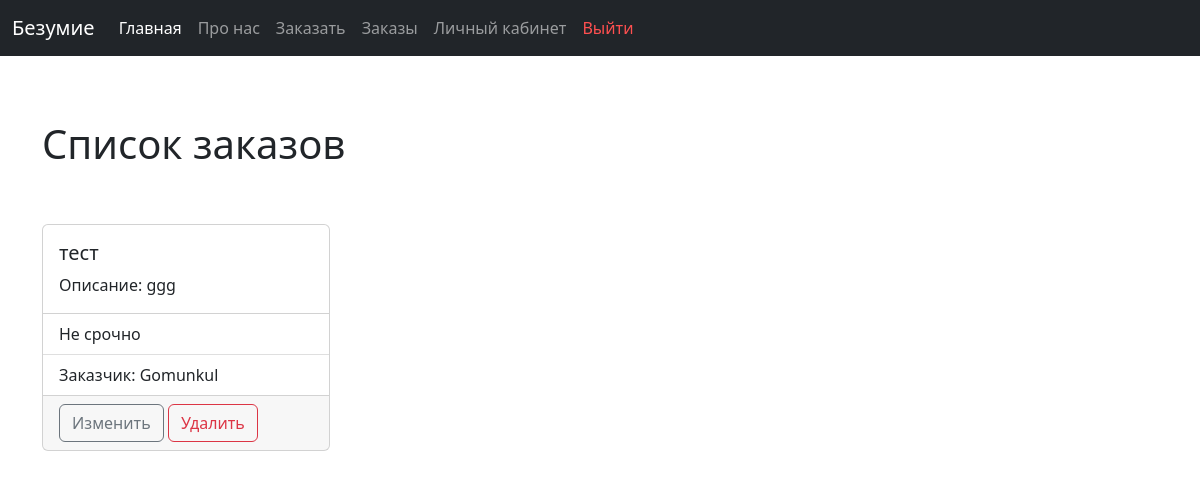
The app's page /order_list (signed in), older data.
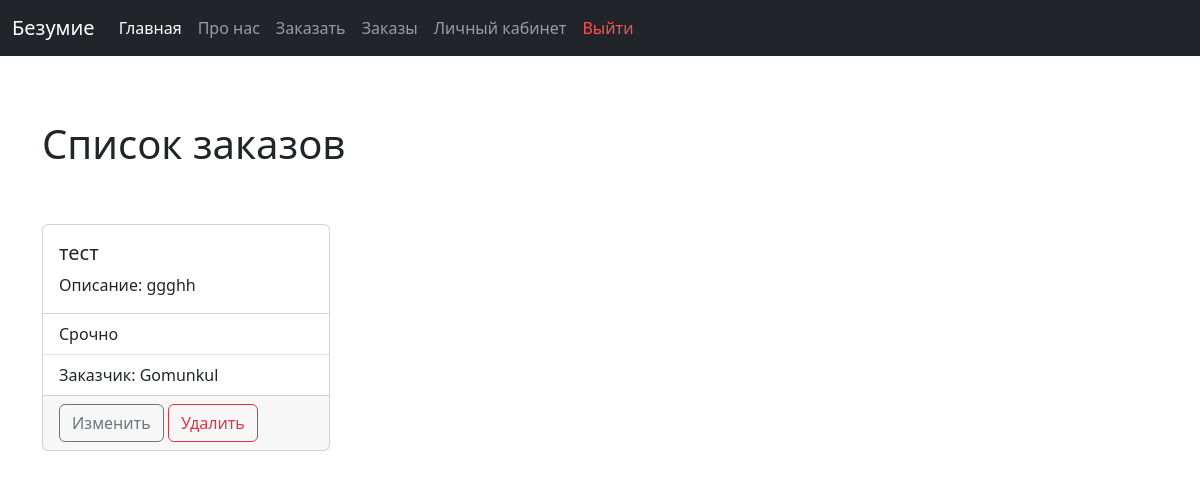
The same page, newer data.
### main/models.py (models this page shows)
class SiteOrder(models.Model):
    site_name = models.CharField(max_length=150)
    description = models.TextField(blank=True)
    urgently = models.BooleanField()
    user = models.ForeignKey(settings.AUTH_USER_MODEL, on_delete=models.CASCADE)
    def __str__(self):
        return self.site_name

### main/views.py (the view)
# urls.py: path('order_list', views.order_list, name = 'orders'),
def order_list(request):
    orders = SiteOrder.objects.all()
    return render(request, 'main/order_list.html', {'orders': orders})

### main/templates/main/order_list.html (shortened to what this page needs)
{% extends 'main/base.html' %}
{% block content %}
    <br><br>
    <h1>Список заказов</h1>
    {% if orders %}
        {% for order in orders %}
            {% if order.user == user %}
                <div class="card" style="width: 18rem;">
                  <div class="card-body">
                    <h5 class="card-title">{{order}}</h5>
                    <p class="card-text">Описание: {{order.description}}</p>
                  </div>
                  <ul class="list-group list-group-flush">
                      {% if order.urgently %}
                        <li class="list-group-item">Срочно</li>
                      {% else %}
                        <li class="list-group-item">Не срочно</li>
                      {% endif %}
                    <li class="list-group-item">Заказчик: {{order.user}}</li>
                  </ul>
                    <div class="card-footer text-muted">
                        <a class="btn btn-outline-secondary" href="{% url 'update-order' order.id %}">Изменить</a>
                        <a class="btn btn-outline-danger" href="{% url 'delete-order' order.id %}">Удалить</a>
                    </div>
                </div>
            {% endif %}
            <br><br>
        {% endfor %}
    {% endif %}
{% endblock %}

Row changes from the older to the newer data that the page shows:
changed SiteOrder "тест": description "ggg" → "ggghh"; urgently "Не срочно" → "Срочно"
